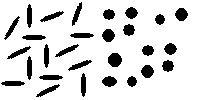
%> input picture y3/sem_b/computer_vision/hw5/materials/cell12.bmp, 200 x 100 px
$ octave q7.m   (GNU Octave 9; MATLAB toolbox functions it lacks are replaced by stand-ins)
%> lines starting %> are read from the running program, lines starting %| are printed output that depends on the picture; in (x1, y1, x2, y2) boxes, pixels count from 0 and x2, y2 are one past the last pixel; in counts of white or black regions, pixels touching at a corner belong together; the program's own positions count from 1; long printed decimals are rounded
### y3/sem_b/computer_vision/hw4/objects_features.m
function [ C ] = objects_features( file_name )
%> called with file_name = 'cell12.bmp'
%OBJECTS_FEATURES Summary of this function goes here
%   Detailed explanation goes here
    img = imread(file_name);
%> img: size 100x200 logical; 85.4% white; 28 black regions, largest, box (x1, y1, x2, y2) and area: (108, 53, 122, 67) 154, (175, 8, 188, 21) 125, (102, 29, 115, 42) 125

    [seg_im, vals] = segmentation(img);
    C = [];
    for val=vals(1 : end-1)
        c = circularity(seg_im, val);
        C = [C c];
    end

end

### y3/sem_b/computer_vision/hw5/functions/segmentation.m
function [ seg_pic, vals ] = segmentation( image )

if size(image,3) == 3
    gray_pic = rgb2gray(image);
else
    gray_pic = double(image);
end
gray_pic(gray_pic==255) = 1;
seg_pic = gray_pic;
[nrows, ncols] = size(gray_pic);
%> nrows = 100; ncols = 200
vals(1) = 1;
ind = 1;
for x = 2:ncols-1
    for y = 2:nrows-1
        if seg_pic(y, x) == 0
            seg_pic = region_grow(seg_pic, vals(ind), x, y);
            ind = ind + 1;
            vals(ind) = vals(ind-1) + 10;
        end
    end
end
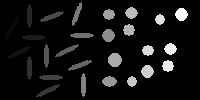
%> seg_pic: size 100x200 double; min 1, max 271, mean 21; drawn with min black and max white
%> after the loop, ind = 29; vals = 29 values from 1 to 281

    % [17 lines left out: function region_grow, not called in this run]
end

### y3/sem_b/computer_vision/hw5/functions/circularity.m
function [ c ] = circularity( image, val )
% circularity Calculates circularity for segmented shape.
% c = circularity calculation.
% image = segmented image.
% val = segmented shape value.

    area = length(find(image == val));
    perim = myPerim(image, val);
    c = (4*pi*area)/perim^2;
end

### y3/sem_b/computer_vision/hw5/functions/myPerim.m
function [ perim ] = myPerim( image, val )
    perim = 0;
    [nrows, ncols] = size(image);
    for x = 1:ncols
        for y = 1:nrows
            if image(y, x) == val
                k = 0;
                for i = -1:1
                    for j = -1:1
                        if x+i < 1 || y+j < 1 || x+i > ncols || y+j > nrows
                            continue
                        end

                        if image(y+j, x+i) == 1
                            k = k + 1;
                            break;
                        end
                    end
                    if k ~= 0
                        break
                    end
                end
                if k ~= 0
                    perim = perim + 1;
                    k = 0;
                end
            end
        end
    end
end

### y3/sem_b/computer_vision/hw5/q7.m
%% Q 7

% Code:
clear all, close all, clc;
addpath([genpath('./materials') genpath('./functions')])

%% Training stage
cell12_circ = objects_features('cell12.bmp');
%> the loop in objects_features, `for val=vals(1 : end-1)` made 28 passes
%> (val, area in circularity, c) on passes 10 to 21: (91, 100, 0.465), (101, 100, 0.272), (111, 100, 0.297), (121, 100, 0.465), (131, 100, 0.327), (141, 100, 0.465), (151, 125, 0.682), (161, 117, 0.638), (171, 96, 0.684), (181, 154, 0.716), (191, 104, 0.675), (201, 108, 0.641)
%> (val, area in circularity, c, C) on passes 2 to 7: (11, 100, 0.242, [0.000731 0.242]), (21, 100, 0.272, [0.000731 0.242 0.272]), (31, 100, 0.465, [0.000731 0.242 0.272 0.465]), (41, 100, 0.465, [0.000731 0.242 0.272 0.465 0.465]), (51, 100, 0.465, [0.000731 0.242 0.272 0.465 0.465 0.465]), (61, 100, 0.272, [0.000731 0.242 0.272 0.465 0.465 0.465 0.272])
%> after the loop in objects_features, `for val=vals(1 : end-1)`: C = 28 values, max 0.716 at index 19, min 0.000731 at index 1, mean 0.5
%> cell12_circ has the same summary as C in objects_features
cell12_circ = cell12_circ(:);
[IDX, C] = kmeans(cell12_circ, 2);
%> IDX = 28 values, max 2 at index 1, min 1 at index 16, mean 1.54; C = [0.674; 0.349]

C1_indices = find(IDX==1);
%> C1_indices = [16; 17; 18; 19; 20; 21; 22; 23; 24; 25; 26; 27; 28]
C2_indices = find(IDX==2);
%> C2_indices = [1; 2; 3; 4; 5; 6; 7; 8; 9; 10; 11; 12; 13; 14; 15]

fprintf('Cluster 1:\n')
fprintf('Center Circularity: %g | Size: %g\n', C(1), length(C1_indices))
%| Center Circularity: 0.6736 | Size: 13
fprintf('Cluster 2:\n')
fprintf('Center Circularity: %g | Size: %g\n', C(2), length(C2_indices))
%| Center Circularity: 0.3489 | Size: 15


%% Classifying stage
test_circ = objects_features('test.bmp');
%> call 2 of objects_features, with file_name = 'test.bmp'
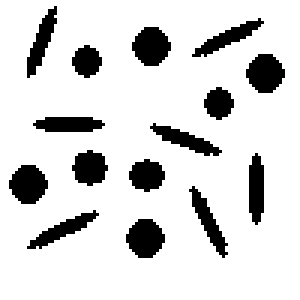
%> input picture y3/sem_b/computer_vision/hw5/materials/test.bmp, 100 x 100 px (shown 3 times larger)
%> in objects_features, img is the input picture: size 100x100x3 uint8; 84.4% white; 15 black regions, largest, box (x1, y1, x2, y2) and area: (44, 9, 57, 22) 125, (82, 18, 95, 31) 125, (3, 55, 16, 68) 125
%> after the loop in segmentation (call 2), `for x = 2:ncols-1`:
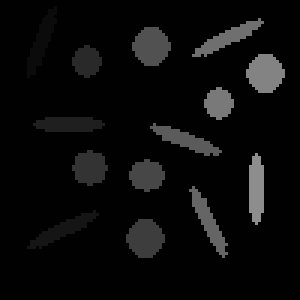
%> seg_pic: size 100x100 uint8 (shown 3 times larger); min 1, max 141, mean 11.8
%> after the loop in segmentation (call 2), `for x = 2:ncols-1`: ind = 16; vals = [1 11 21 31 41 51 61 71 81 91 101 111 121 131 141 151]
%> the loop in objects_features (call 2), `for val=vals(1 : end-1)` made 15 passes
%> (val, area in circularity, c, C) on passes 2 to 9: (11, 100, 0.307, [0.00147 0.307]), (21, 100, 0.272, [0.00147 0.307 0.272]), (31, 100, 0.465, [0.00147 0.307 0.272 0.465]), (41, 78, 0.679, [0.00147 0.307 0.272 0.465 0.679]), (51, 104, 0.675, [0.00147 0.307 0.272 0.465 0.679 0.675]), (61, 125, 0.682, [0.00147 0.307 0.272 0.465 0.679 0.675 0.682]), (71, 96, 0.684, [0.00147 0.307 0.272 0.465 0.679 0.675 0.682 0.684]), (81, 125, 0.682, [0.00147 0.307 0.272 0.465 0.679 0.675 0.682 0.684 0.682])
%> (val, area in circularity, c) on passes 10 to 15: (91, 100, 0.297), (101, 100, 0.28), (111, 100, 0.272), (121, 78, 0.679), (131, 125, 0.682), (141, 100, 0.465)
%> test_circ = [0.00147 0.307 0.272 0.465 0.679 0.675 0.682 0.684 0.682 0.297 0.28 0.272 0.679 0.682 0.465]
test_circ = test_circ(:);
%> test_circ = [0.00147; 0.307; 0.272; 0.465; 0.679; 0.675; 0.682; 0.684; 0.682; 0.297; 0.28; 0.272; 0.679; 0.682; 0.465]
test_dist = [(test_circ-C(1)).^2 (test_circ-C(2)).^2];
%> test_dist = 15 rows, first 12: [0.452 0.121; 0.135 0.00177; 0.162 0.00595; 0.0436 0.0134; 2.65e-05 0.109; 1.99e-06 0.106; 6.6e-05 0.111; 0.000105 0.112; 6.6e-05 0.111; 0.142 0.00265; 0.155 0.00475; 0.162 0.00595]
[~, TAG] = min(test_dist, [], 2);
%> TAG = [2; 2; 2; 2; 1; 1; 1; 1; 1; 2; 2; 2; 1; 1; 2]

fprintf('\nClassify by min distance:\nclusters size is:\nC1 = %g | C2 = %g\n', sum(TAG==1), sum(TAG==2))
%| Classify by min distance:
%| clusters size is:
%| C1 = 7 | C2 = 8

mu1 = C(1);
%> mu1 = 0.674
sigma1 = std(cell12_circ(C1_indices));
%> sigma1 = 0.0216

mu2 = C(2);
%> mu2 = 0.349
sigma2 = std(cell12_circ(C2_indices));
%> sigma2 = 0.134

test_prob = [normpdf(test_circ, mu1, sigma1) normpdf(test_circ, mu2, sigma2)];
%> test_prob = 15 rows, first 12: [1.19e-210 0.102; 2.31e-62 2.84; 5.96e-75 2.53; 7.37e-20 2.05; 17.99 0.142; 18.47 0.152; 17.24 0.134; 16.53 0.129; 17.24 0.134; 1.29e-65 2.77; 6.53e-72 2.61; 5.96e-75 2.53]
[~, TAG] = max(test_prob, [], 2);

fprintf('\nClassify by max probabilty:\nclusters size is:\nC1 = %g | C2 = %g\n', sum(TAG==1), sum(TAG==2))
%| Classify by max probabilty:
%| clusters size is:
%| C1 = 7 | C2 = 8


%% Used functions
% [67 lines of commented-out code are left out]
